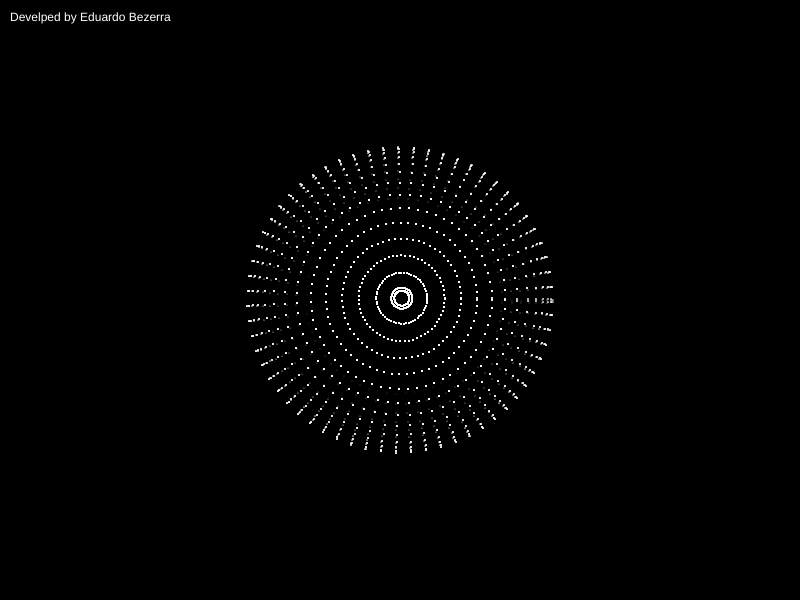
Frame 1 (no input)
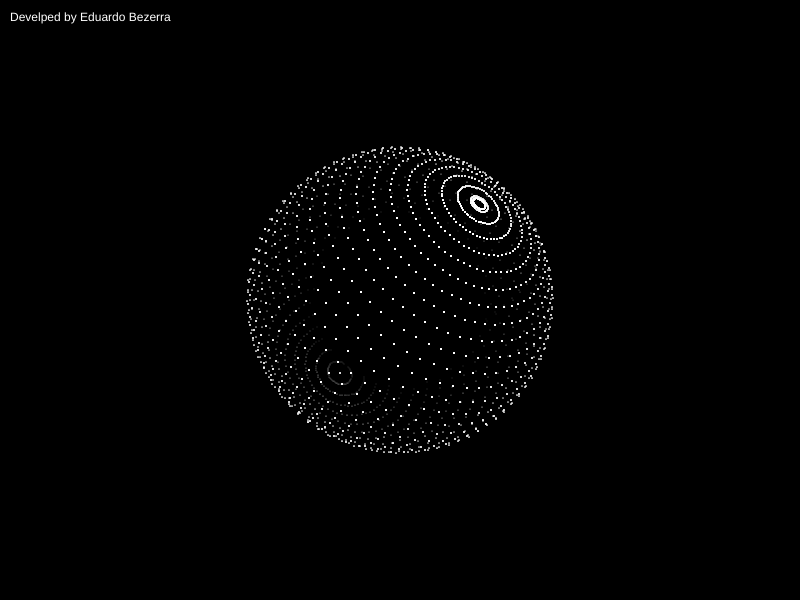
Frame 60 (no input)
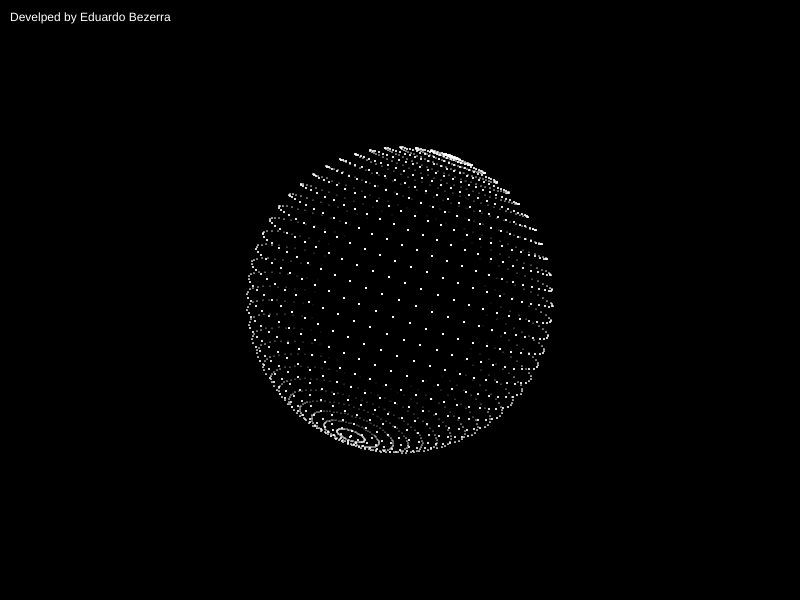
Frame 120 (the mouse pressed at the canvas centre since frame 60)

The p5.js sketch that drew these frames (run headless with seeded random() and noise() and a simulated clock; from frame 60 on, the mouse is pressed at the canvas centre):

// p5.js sketch
// ── sketch.js
/*
Developed by Eduardo Bulhões
Date: 26/10/2023
edubbulhoes@gmail.com
linkedin: www.linkedin.com/in/ebezerra-it
*/
const canvas2d = { x: 800, y: 600 };
const gridSize = { x: 20, y: 20 };
const gridStep = Math.PI/8;
const wireframe = true;
const quadFace = true;
const zobs = -50;
const zoom = 15;
const rotVel = { x: 0.01, y: 0.01, z: 0 };
const radius = 10;
const viewTypeTimer = 10000;

var start = true;
var rotAngle = { x: 0, y: 0, z: 0 };
var viewType = 0;

function setup() {
  createCanvas(canvas2d.x, canvas2d.y);
  credits()
  
  setInterval(() => {
    if (start) {
      viewType = viewType === 3 ? 0 : viewType + 1;
    }
  }, viewTypeTimer);
}

function draw() {
  background(0); 
  drawGrid();
}

function credits() {
  var a = createA('https://www.linkedin.com/in/ebezerra-it', 'Develped by Eduardo Bezerra', '_blank');
  a.position(10, 10);
  a.style('font-size', '12px');
  a.style('font-family', 'arial');
  a.style('text-decoration', 'none');
  a.style('font-weight', 'normal');
  a.style('color', '#ffffff');  
}

function drawGrid() {
  var p2dPrev;
  rotAngle.x += rotVel.x;
  rotAngle.y += rotVel.y;
  rotAngle.z += rotVel.z;

  var gridline = [];
  var step = 0.1;
  var gridlinePrev;
  for (var phi = 0; phi<Math.PI+step; phi+=step) {
    gridline = [];

    for (var rho = 0; rho<2*Math.PI+step; rho+=step) {
    
      const x = radius * Math.cos(rho)*Math.sin(phi);
      const y = radius * Math.sin(rho)*Math.sin(phi);
      const z = radius * Math.cos(phi);
      const p3d = rotate3d({x, y, z}, rotAngle);

      gridline.push(p3d);
    }
    
    if (gridlinePrev) {
      for (var i=0; i<gridline.length-1; i+=1) {
        drawFace(gridline[i], gridlinePrev[i], gridlinePrev[i+1], gridline[i+1]);
        /*if (wireframe) {
          drawWireFace(gridline[i], gridlinePrev[i], gridlinePrev[i+1], gridline[i+1]);
        } else if (quadFace)
          drawGridQuadFace(gridline[i], gridlinePrev[i], gridlinePrev[i+1], gridline[i+1]);
        else {
          drawGridTriangleFace(gridline[i], gridlinePrev[i], gridlinePrev[i+1]);
          drawGridTriangleFace(gridline[i], gridlinePrev[i+1], gridline[i+1]);
        }*/
      }
    }
    gridlinePrev = [...gridline];
  }
}

function drawFace(p3d1, p3d2, p3d3, p3d4) {
  
  if (viewType === 0) {
    drawPoints(p3d1, p3d2, p3d3, p3d4);
  } else if (viewType === 1) {
    drawWireFace(p3d1, p3d2, p3d3, p3d4);
  } else if (quadFace) {
    drawGridQuadFace(p3d1, p3d2, p3d3, p3d4)
  } else {
    drawGridTriangleFace(p3d1, p3d2, p3d3);
    drawGridTriangleFace(p3d1, p3d3, p3d4);
  }
}

function drawPoints(p3d1, p3d2, p3d3, p3d4) {
  stroke("white");
  const p2d1 = point3dTo2d(p3d1);
  const p2d2 = point3dTo2d(p3d2);
  const p2d3 = point3dTo2d(p3d3);
  const p2d4 = point3dTo2d(p3d4);

  p2d1.size = (-p3d1.z + radius)/10; if (p2d1.size <=0) p2d1.size = 1;
  strokeWeight(p2d1.size);
  point(p2d1.x, p2d1.y);
  
  p2d2.size = (-p3d2.z + radius)/10; if (p2d2.size <=0) p2d2.size = 1;
  strokeWeight(p2d2.size);
  point(p2d2.x, p2d2.y);
  
  p2d3.size = (-p3d3.z + radius)/10; if (p2d3.size <=0) p2d3.size = 1;
  strokeWeight(p2d3.size);
  point(p2d3.x, p2d3.y);
  
  p2d4.size = (-p3d4.z + radius)/10; if (p2d4.size <=0) p2d4.size = 1;
  strokeWeight(p2d4.size);
  point(p2d4.x, p2d4.y);
  
  //console.log(p2d1.size, p2d2.size, p2d3.size, p2d4.size)
}

function drawWireFace(p3d1, p3d2, p3d3, p3d4) {
  const p2d1 = point3dTo2d(p3d1);
  const p2d2 = point3dTo2d(p3d2);
  const p2d3 = point3dTo2d(p3d3);
  const p2d4 = point3dTo2d(p3d4);

  stroke("white");
  strokeWeight(1);
  line(p2d1.x, p2d1.y, p2d2.x, p2d2.y);
  line(p2d2.x, p2d2.y, p2d3.x, p2d3.y);
  line(p2d3.x, p2d3.y, p2d4.x, p2d4.y);
  line(p2d4.x, p2d4.y, p2d1.x, p2d1.y);
}

function drawGridQuadFace(p3d1, p3d2, p3d3, p3d4) {
  const p2d1 = point3dTo2d(p3d1);
  const p2d2 = point3dTo2d(p3d2);
  const p2d3 = point3dTo2d(p3d3);
  const p2d4 = point3dTo2d(p3d4);
  
  var fp3d1 = vectorDiff(p3d3, p3d1);
  var fp3d2 = vectorDiff(p3d2, p3d1);
  var faceNormal = vectorProduct(fp3d1, fp3d2);
  var costheta = cosVec1Vec2(faceNormal, { x: 0, y: 0, z: zobs})
  
  if (costheta > 0.18) {
    if (viewType === 2)
      c = color(240, 240, 240);
    else 
      c = color(250*costheta, 250*costheta, 250*costheta);
    
    noStroke();
    fill(c);
    quad(p2d1.x, p2d1.y, p2d2.x, p2d2.y, p2d3.x, p2d3.y, p2d4.x, p2d4.y);
  }
}

function drawGridTriangleFace(p3d1, p3d2, p3d3) {
  const p2d1 = point3dTo2d(p3d1);
  const p2d2 = point3dTo2d(p3d2);
  const p2d3 = point3dTo2d(p3d3);
  
  var fp3d1 = vectorDiff(p3d3, p3d1);
  var fp3d2 = vectorDiff(p3d2, p3d1);
  var faceNormal = vectorProduct(fp3d1, fp3d2);
  var costheta = cosVec1Vec2(faceNormal, { x: 0, y: 0, z: zobs})
  
  if (costheta > 0.18) {
    if (viewType === 2)
      c = color(240, 240, 240);
    else 
      c = color(250*costheta, 250*costheta, 250*costheta);
    
    noStroke();
    fill(c);
    quad(p2d1.x, p2d1.y, p2d2.x, p2d2.y, p2d3.x, p2d3.y, p2d3.x, p2d3.y);
  }
}

function point3dTo2d(p3d) {
  return { 
    x: Math.round(p3d.x*(zobs + p3d.z) / zobs * zoom + canvas2d.x/2),
    y: Math.round(p3d.y*(zobs + p3d.z) / zobs * zoom + canvas2d.y/2),
  }
}

function rotate3d(p3d, vel3d) {
  var rotp3d = p3d;
  rotp3d = rotate3dx(rotp3d, vel3d.x);
  rotp3d = rotate3dy(rotp3d, vel3d.y);
  rotp3d = rotate3dz(rotp3d, vel3d.z);
  
  return rotp3d;
}

function rotate3dz(p3d, angle) {
  if (angle == 0) return p3d;
  
  var x2 = p3d.x*Math.cos(angle) - p3d.y*Math.sin(angle);
  var y2 = p3d.y*Math.cos(angle) + p3d.x*Math.sin(angle);
  
  return {x: x2, y: y2, z: p3d.z};
}
function rotate3dx(p3d, angle) {
  if (angle == 0) return p3d;
  
  var z2 = p3d.z*Math.cos(angle) - p3d.y*Math.sin(angle);
  var y2 = p3d.y*Math.cos(angle) + p3d.z*Math.sin(angle);
  
  return {x: p3d.x, y: y2, z: z2};
}
function rotate3dy(p3d, angle) {
  if (angle == 0) return p3d;
  
  var x2 = p3d.x*Math.cos(angle) - p3d.z*Math.sin(angle);
  var z2 = p3d.z*Math.cos(angle) + p3d.x*Math.sin(angle);
  
  return {x: x2, y: p3d.y, z: z2};
}

function faceVecNormal(face) {
  var p3d1 = vectorDiff(points[face[3]], points[face[0]]);
  var p3d2 = vectorDiff(points[face[1]], points[face[0]]);
  
  return vectorProduct(p3d1, p3d2);
}

function scalarVector(vector, scalar) {
  return { 
    x: vector.x * scalar,
    y: vector.y * scalar,
    z: vector.z * scalar,
  }
}
  
function vectorDiff(vec1, vec2) {
  return {
    x: vec1.x - vec2.x,
    y: vec1.y - vec2.y,
    z: vec1.z - vec2.z,
  }
}

function vectorScalar(vec1, vec2) {
  return vec1.x*vec2.x + vec1.y*vec2.y + vec1.z*vec2.z;
}
  
function vectorModule(vector) {
  return Math.sqrt(vector.x*vector.x + vector.y*vector.y + vector.z*vector.z);
}

function cosVec1Vec2(vec1, vec2) {
  var modVec1 = vectorModule(vec1);
  var modVec2 = vectorModule(vec2);

  if (modVec1 == 0 || modVec1 == 0) return 0;
  return vectorScalar(vec1, vec2) / (modVec1 * modVec2);
}

function vectorProduct(vec1, vec2) {
  var xn = vec1.y * vec2.z - vec1.z*vec2.y;
  var yn = vec1.z * vec2.x - vec1.x*vec2.z;
  var zn = vec1.x * vec2.y - vec1.y*vec2.x;
  
  return {x: xn, y: yn, z: zn};
}
